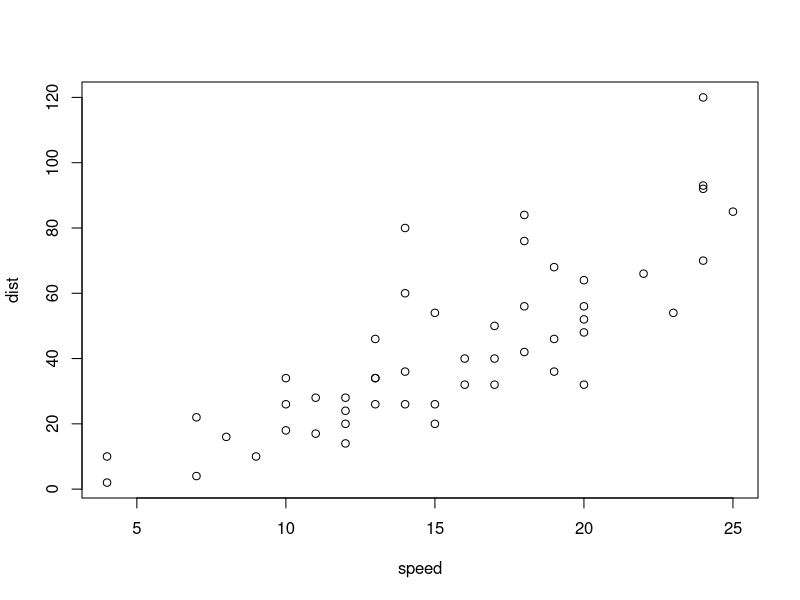
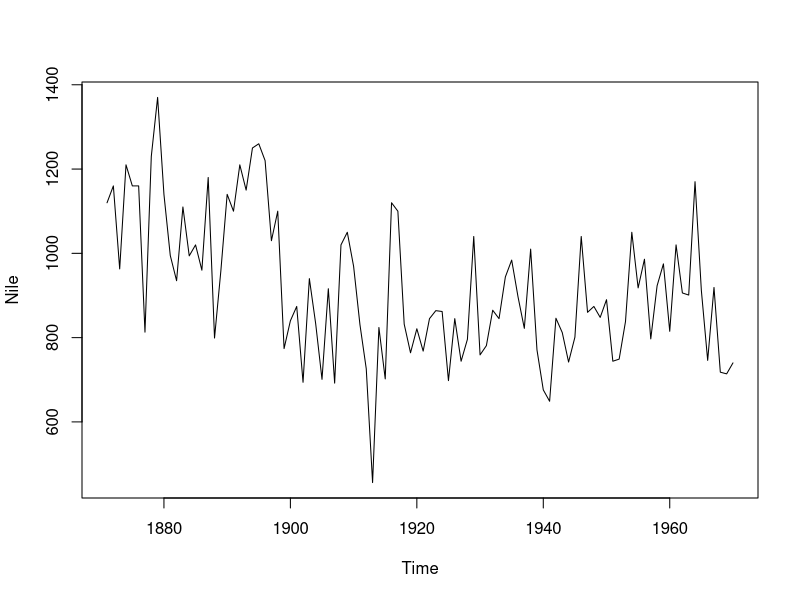

Reproduce these figures in R, in order.
## ---- chunk 1
summary(cars)
## ---- chunk 2
plot(cars)
plot(Nile)

